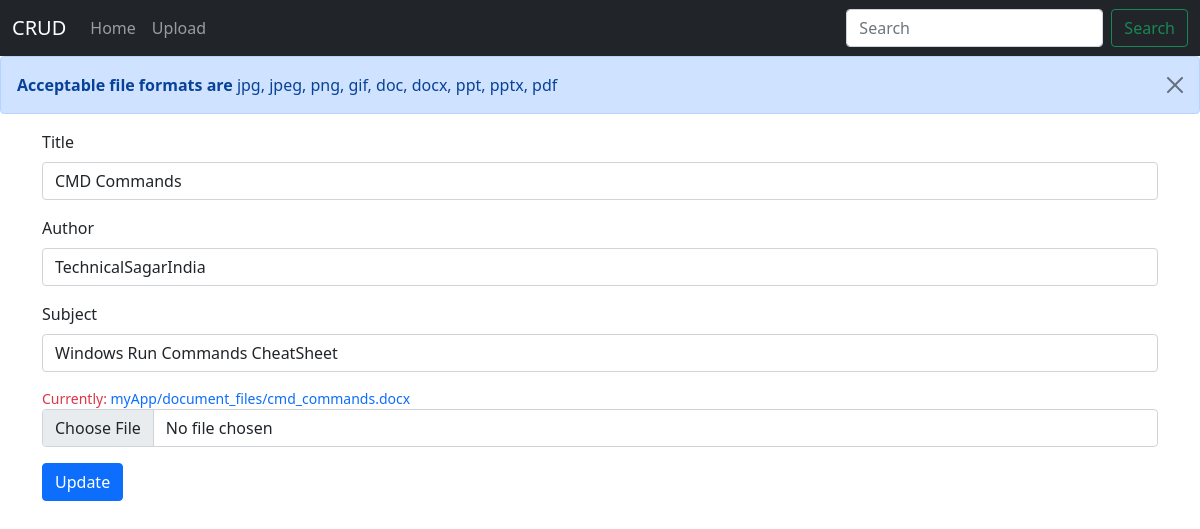
Screenshot of /update/29 with the database file from the repository.
### myApp/models.py (models this page shows, shortened)
class Document(models.Model): #inheriting from models.py
    document_title = models.CharField(max_length=200)
    author = models.CharField(max_length=200)
    subject = models.CharField(max_length=200)
    creation_time = models.DateTimeField(default=datetime.now())
    document_file = models.FileField(upload_to="myApp/document_files", default="")
    document_type = models.CharField(max_length=50, default="")

### myApp/views.py (the view)
# urls.py: path("update/<int:document_id>", views.update, name="Update")
def update(request, document_id):
    document_id = int(document_id)
    try:
        document_self = Document.objects.get(id = document_id)
    except Document.DoesNotExist:
        return redirect('Home')
    if request.method == 'POST':
        document_form = DocumentForm(request.POST, request.FILES, instance=document_self)
        if document_form.is_valid():
            document_form.save()
            return redirect("Home") # updated
        else:
            document_form = DocumentForm(request.POST, instance=document_self)
            if document_form.is_valid():
                document_form.save()
                return redirect("Home") # updated
            else:
                return HttpResponse("Some Error has occurred, <a href='/update/" + str(document_id) + "'>Retry</a>")
    else:
        document_form = DocumentForm(None, instance=document_self)
    params = {"document_form": document_form}
    return render(request, 'myApp/update.html', params)

### myApp/forms.py
class DocumentForm(forms.ModelForm):
    class Meta:
        model = Document
        fields = '__all__'

### myApp/templates/myApp/update.html (shortened to what this page needs)
{% extends 'myApp/basic.html' %}
{% block body %}
<div class="alert alert-primary alert-dismissible fade show" role="alert">
    <strong>Acceptable file formats are</strong> jpg, jpeg, png, gif, doc, docx, ppt, pptx, pdf
    <button type="button" class="btn-close" data-bs-dismiss="alert" aria-label="Close"></button>
</div>
<div class="container">
    <form method="POST" enctype="multipart/form-data" onsubmit="return validate()"> {% csrf_token %}
        <div class="mb-3">
			<label for="document_title" class="form-label">Title</label>
			<input type="text" class="form-control" name="document_title" id="id_document_title" aria-describedby="document_titleHelp" maxlength="200" required value="{{ document_form.document_title.value }}">
		  </div>
        <div class="mb-3">
		  <label for="author" class="form-label">Author</label>
          <input type="text" class="form-control" name="author" id="id_author" required maxlength="200"  value="{{ document_form.author.value }}" aria-describedby="authorHelp" oninput="return validateAuthor()">
        </div>
        <div class="mb-3">
		  <label for="subject" class="form-label">Subject</label>
          <input type="text" class="form-control" name="subject" id="id_subject" required maxlength="200"  value="{{ document_form.subject.value }}" aria-describedby="subjectHelp" oninput="return validateSubject()">
		</div>
        <div class="mb-3">
            <div id="" class="form-text text-danger">Currently:
            <a href="../media/{{ document_form.document_file.value }}" style="text-decoration: none;">{{ document_form.document_file.value }}</a>
            </div>
			<input class="form-control" type="file" name="document_file" id="id_document_file" aria-describedby="formFileHelp" oninput="return validateFile()">
		</div>
        <button type="submit" class="btn btn-primary">Update</button>
      </form>
</div>
{% endblock %}

### rows the page displays
Document: document_title "CMD Commands", author "TechnicalSagarIndia", subject "Windows Run Commands CheatSheet", document_file.value "myApp/document_files/cmd_commands.docx"
